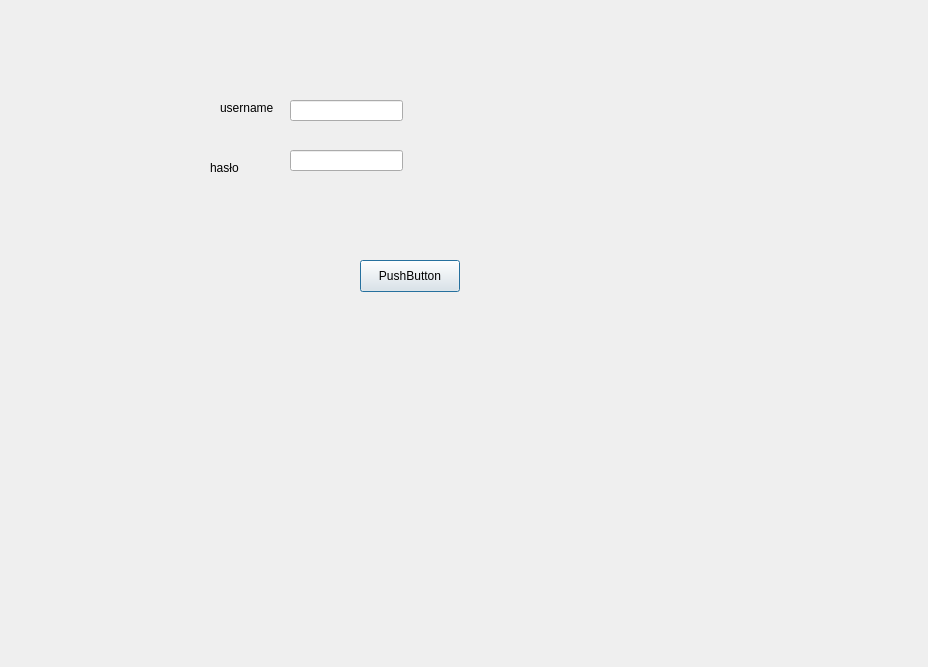
<?xml version="1.0" encoding="UTF-8"?>
<ui version="4.0">
 <class>RegisterDialog</class>
 <widget class="QDialog" name="RegisterDialog">
  <property name="geometry">
   <rect>
    <x>0</x>
    <y>0</y>
    <width>928</width>
    <height>667</height>
   </rect>
  </property>
  <property name="windowTitle">
   <string>Dialog</string>
  </property>
  <widget class="QLineEdit" name="usernameLineEdit">
   <property name="geometry">
    <rect>
     <x>290</x>
     <y>100</y>
     <width>113</width>
     <height>21</height>
    </rect>
   </property>
  </widget>
  <widget class="QLineEdit" name="passwordLineEdit">
   <property name="geometry">
    <rect>
     <x>290</x>
     <y>150</y>
     <width>113</width>
     <height>21</height>
    </rect>
   </property>
  </widget>
  <widget class="QPushButton" name="registerButton">
   <property name="geometry">
    <rect>
     <x>360</x>
     <y>260</y>
     <width>100</width>
     <height>32</height>
    </rect>
   </property>
   <property name="text">
    <string>PushButton</string>
   </property>
  </widget>
  <widget class="QLabel" name="usernameLabel">
   <property name="geometry">
    <rect>
     <x>220</x>
     <y>100</y>
     <width>58</width>
     <height>16</height>
    </rect>
   </property>
   <property name="text">
    <string>username</string>
   </property>
  </widget>
  <widget class="QLabel" name="passwordLabel">
   <property name="geometry">
    <rect>
     <x>210</x>
     <y>160</y>
     <width>58</width>
     <height>16</height>
    </rect>
   </property>
   <property name="text">
    <string>hasło</string>
   </property>
  </widget>
 </widget>
 <resources/>
 <connections/>
</ui>
